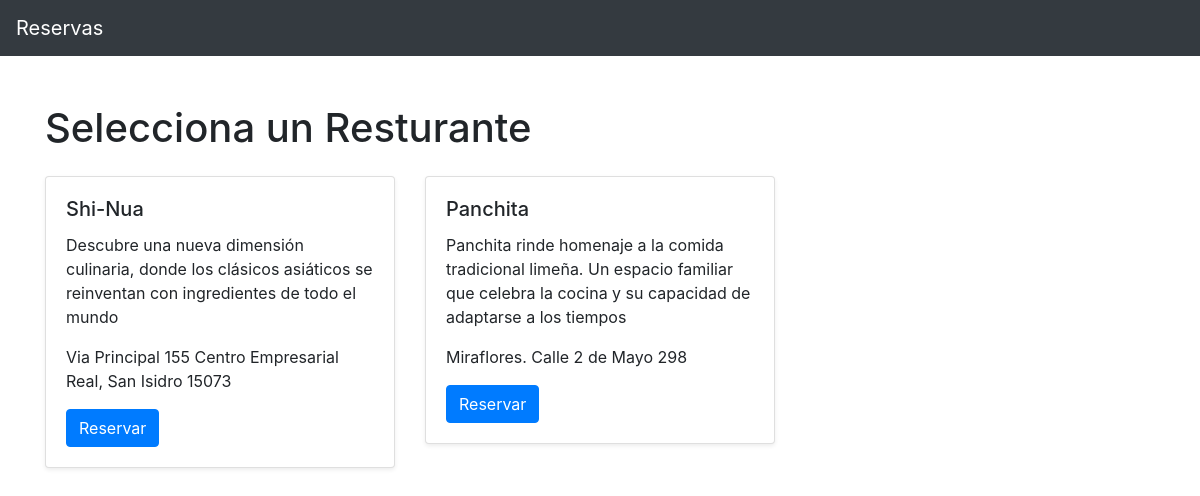
The app's page /, older data.
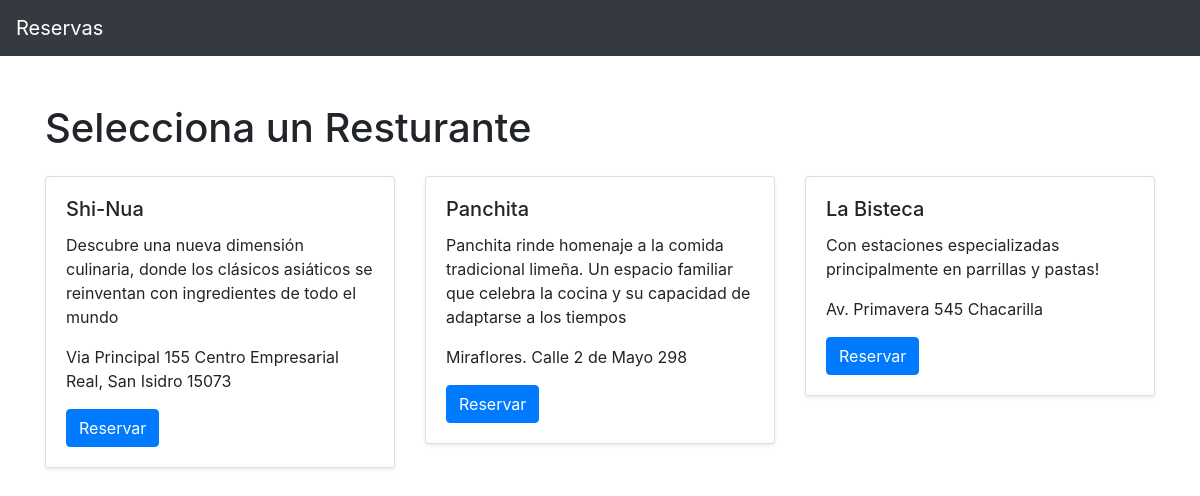
The same page, newer data.
### reservations/models.py (models this page shows, shortened)
class Restaurant(models.Model):
    name= models.CharField(max_length=100)
    location= models.CharField(max_length=100)
    description= models.TextField()

### reservations/views.py (the view)
# urls.py: path("", views.restaurant_list,name='restaurant_list'),
def restaurant_list(request):
    restaurants= Restaurant.objects.all()
    return render(request,'reservations/restaurant_list.html',{'restaurants':restaurants})

### reservations/templates/reservations/restaurant_list.html
{% extends "base.html" %}
{% block content %}
<h1 class="my-4">Selecciona un Resturante</h1>
<div class="row">
    {% for restaurant in restaurants %}
    <div class="col-md-4">
        <div class="card mb-4 shadow-sm">
            <div class="card-body">
                <h5 class="card-title">{{ restaurant.name }}</h5>
                <p clase="card-text">{{ restaurant.description }}</p>
                <p clase="text-muted">{{ restaurant.location }}</p>
                <a href="{% url 'make_reservation' restaurant.id %}" class="btn btn-primary">Reservar</a>
            </div>
        </div>
    </div>
    {% endfor %}
</div>
{% endblock %}

### reservations/templates/base.html (shortened to what this page needs)
<!DOCTYPE html>
<html lang="es">
<head>
    <link href="https://maxcdn.bootstrapcdn.com/bootstrap/4.5.2/css/bootstrap.min.css" rel="stylesheet">
</head>
<body>
    <nav class="navbar navbar-expand-lg navbar-dark bg-dark">
        <a class="navbar-brand" href="{% url 'restaurant_list' %}">Reservas</a>
    </nav>
    <div class="container mt-5">
        {% block content %}{% endblock %}
    </div>
</body>
</html>

Row changes from the older to the newer data that the page shows:
added Restaurant: name "La Bisteca", description "Con estaciones especializadas principalmente en parrillas y pastas!", location "Av. Primavera 545 Chacarilla"
